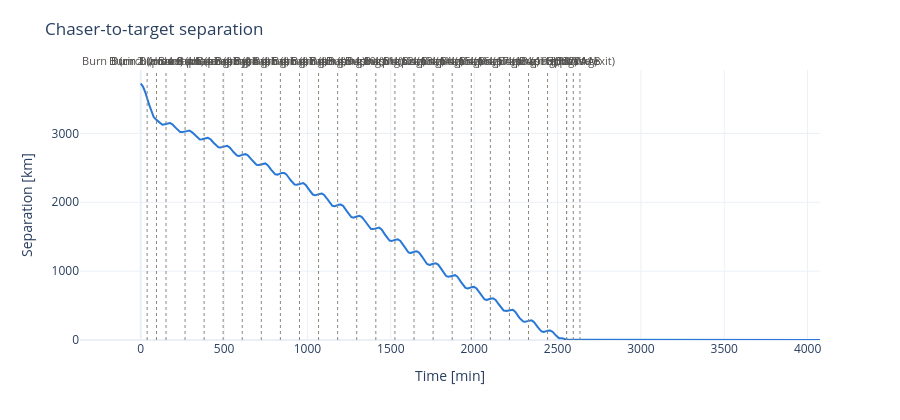

The notebook cell this image was saved under:
### Code cell
K_PHASE = 20
HCW_THRESH = 20 * KM_TO_M
DOCK_THRESH = 50  # m
T_RENDEZVOUS = 40 * MIN_TO_SEC

rpo_args = (CHASER_0, TARGET_0, MU_MARS, K_PHASE, HCW_THRESH, DOCK_THRESH, T_RENDEZVOUS)
# Pass 1: no bias, to measure the J2 differential nodal drift accumulated during phasing
tl_0, info_0 = run_rpo(*rpo_args, j2=J2, r_cb=R_MARS, raan_bias=0.0, verbose=True)

# Analytic estimate: phasing orbit sits higher, so its node regresses more slowly
drift_analytic = (
    raan_dot_j2(info_0["a_phase"], 0, info_0["i_target"])
    - raan_dot_j2(info_0["a_target"], 0, info_0["i_target"])
) * info_0["t_phase"]
print(
    f"RAAN drift during phasing: measured {info_0['draan'] * RAD_TO_DEG:.4f} deg, "
    f"analytic {drift_analytic * RAD_TO_DEG:.4f} deg\n"
)

# Pass 2: pre-bias Burn 1 by the measured drift
raan_bias = -info_0["draan"]
print(f"Re-running with RAAN bias {raan_bias * RAD_TO_DEG:.4f} deg")
tl, info = run_rpo(*rpo_args, j2=J2, r_cb=R_MARS, raan_bias=raan_bias, verbose=True)
n_hat = info["n_hat"]

print(f"\nJ2 bias saves {tl_0.dv_total - tl.dv_total:.3f} m/s")

ts_tl, rv_c_tl, rv_t_tl = tl.arrays()
fig_sep = plot_separation(ts_tl, rv_c_tl, rv_t_tl, tl.burn_events())

### Figure 1 — Plotly figure (JSON) as saved in the notebook; plotly's stock layout.template omitted (floating-point values rounded to 4 significant figures; data arrays with more than 128 entries replaced by an {"elided": "..."} marker saying what was removed)
{"data": [{"hovertemplate": "t = %{x:.1f} min<br>separation = %{y:.1f} km<extra></extra>", "line": {"color": "#2a78d6", "width": 2}, "mode": "lines", "type": "scatter", "x": {"elided": "26974 float values"}, "y": {"elided": "26974 float values"}}], "layout": {"annotations": [{"font": {"color": "#52514e", "size": 11}, "showarrow": false, "text": "Burn 1 (plane)", "x": 38.15, "xanchor": "center", "xref": "x", "y": 1, "yanchor": "bottom", "yref": "y domain"}, {"font": {"color": "#52514e", "size": 11}, "showarrow": false, "text": "Burn 2 (Hohmann)", "x": 94.18, "xanchor": "center", "xref": "x", "y": 1, "yanchor": "bottom", "yref": "y domain"}, {"font": {"color": "#52514e", "size": 11}, "showarrow": false, "text": "Burn 3 (circularize + phase entry)", "x": 151.3, "xanchor": "center", "xref": "x", "y": 1, "yanchor": "bottom", "yref": "y domain"}, {"font": {"color": "#52514e", "size": 11}, "showarrow": false, "text": "Burn 4.0 (phasing)", "x": 265.6, "xanchor": "center", "xref": "x", "y": 1, "yanchor": "bottom", "yref": "y domain"}, {"font": {"color": "#52514e", "size": 11}, "showarrow": false, "text": "Burn 4.1 (phasing)", "x": 379.9, "xanchor": "center", "xref": "x", "y": 1, "yanchor": "bottom", "yref": "y domain"}, {"font": {"color": "#52514e", "size": 11}, "showarrow": false, "text": "Burn 4.2 (phasing)", "x": 494.3, "xanchor": "center", "xref": "x", "y": 1, "yanchor": "bottom", "yref": "y domain"}, {"font": {"color": "#52514e", "size": 11}, "showarrow": false, "text": "Burn 4.3 (phasing)", "x": 608.6, "xanchor": "center", "xref": "x", "y": 1, "yanchor": "bottom", "yref": "y domain"}, {"font": {"color": "#52514e", "size": 11}, "showarrow": false, "text": "Burn 4.4 (phasing)", "x": 723.0, "xanchor": "center", "xref": "x", "y": 1, "yanchor": "bottom", "yref": "y domain"}, {"font": {"color": "#52514e", "size": 11}, "showarrow": false, "text": "Burn 4.5 (phasing)", "x": 837.5, "xanchor": "center", "xref": "x", "y": 1, "yanchor": "bottom", "yref": "y domain"}, {"font": {"color": "#52514e", "size": 11}, "showarrow": false, "text": "Burn 4.6 (phasing)", "x": 951.9, "xanchor": "center", "xref": "x", "y": 1, "yanchor": "bottom", "yref": "y domain"}, {"font": {"color": "#52514e", "size": 11}, "showarrow": false, "text": "Burn 4.7 (phasing)", "x": 1066.0, "xanchor": "center", "xref": "x", "y": 1, "yanchor": "bottom", "yref": "y domain"}, {"font": {"color": "#52514e", "size": 11}, "showarrow": false, "text": "Burn 4.8 (phasing)", "x": 1181.0, "xanchor": "center", "xref": "x", "y": 1, "yanchor": "bottom", "yref": "y domain"}, {"font": {"color": "#52514e", "size": 11}, "showarrow": false, "text": "Burn 4.9 (phasing)", "x": 1295.0, "xanchor": "center", "xref": "x", "y": 1, "yanchor": "bottom", "yref": "y domain"}, {"font": {"color": "#52514e", "size": 11}, "showarrow": false, "text": "Burn 4.10 (phasing)", "x": 1410.0, "xanchor": "center", "xref": "x", "y": 1, "yanchor": "bottom", "yref": "y domain"}, {"font": {"color": "#52514e", "size": 11}, "showarrow": false, "text": "Burn 4.11 (phasing)", "x": 1524.0, "xanchor": "center", "xref": "x", "y": 1, "yanchor": "bottom", "yref": "y domain"}, {"font": {"color": "#52514e", "size": 11}, "showarrow": false, "text": "Burn 4.12 (phasing)", "x": 1639.0, "xanchor": "center", "xref": "x", "y": 1, "yanchor": "bottom", "yref": "y domain"}, {"font": {"color": "#52514e", "size": 11}, "showarrow": false, "text": "Burn 4.13 (phasing)", "x": 1754.0, "xanchor": "center", "xref": "x", "y": 1, "yanchor": "bottom", "yref": "y domain"}, {"font": {"color": "#52514e", "size": 11}, "showarrow": false, "text": "Burn 4.14 (phasing)", "x": 1868.0, "xanchor": "center", "xref": "x", "y": 1, "yanchor": "bottom", "yref": "y domain"}, {"font": {"color": "#52514e", "size": 11}, "showarrow": false, "text": "Burn 4.15 (phasing)", "x": 1983.0, "xanchor": "center", "xref": "x", "y": 1, "yanchor": "bottom", "yref": "y domain"}, {"font": {"color": "#52514e", "size": 11}, "showarrow": false, "text": "Burn 4.16 (phasing)", "x": 2097.0, "xanchor": "center", "xref": "x", "y": 1, "yanchor": "bottom", "yref": "y domain"}, {"font": {"color": "#52514e", "size": 11}, "showarrow": false, "text": "Burn 4.17 (phasing)", "x": 2211.0, "xanchor": "center", "xref": "x", "y": 1, "yanchor": "bottom", "yref": "y domain"}, {"font": {"color": "#52514e", "size": 11}, "showarrow": false, "text": "Burn 4.18 (phasing)", "x": 2326.0, "xanchor": "center", "xref": "x", "y": 1, "yanchor": "bottom", "yref": "y domain"}, {"font": {"color": "#52514e", "size": 11}, "showarrow": false, "text": "Burn 4.19 (phasing)", "x": 2440.0, "xanchor": "center", "xref": "x", "y": 1, "yanchor": "bottom", "yref": "y domain"}, {"font": {"color": "#52514e", "size": 11}, "showarrow": false, "text": "Burn 5 (phase exit)", "x": 2554.0, "xanchor": "center", "xref": "x", "y": 1, "yanchor": "bottom", "yref": "y domain"}, {"font": {"color": "#52514e", "size": 11}, "showarrow": false, "text": "HCW 0A", "x": 2554.0, "xanchor": "center", "xref": "x", "y": 1, "yanchor": "bottom", "yref": "y domain"}, {"font": {"color": "#52514e", "size": 11}, "showarrow": false, "text": "HCW 1A", "x": 2594.0, "xanchor": "center", "xref": "x", "y": 1, "yanchor": "bottom", "yref": "y domain"}, {"font": {"color": "#52514e", "size": 11}, "showarrow": false, "text": "HCW 1B", "x": 2634.0, "xanchor": "center", "xref": "x", "y": 1, "yanchor": "bottom", "yref": "y domain"}], "height": 420, "margin": {"t": 70}, "shapes": [{"line": {"color": "#898781", "dash": "dot", "width": 1}, "type": "line", "x0": 38.15, "x1": 38.15, "xref": "x", "y0": 0, "y1": 1, "yref": "y domain"}, {"line": {"color": "#898781", "dash": "dot", "width": 1}, "type": "line", "x0": 94.18, "x1": 94.18, "xref": "x", "y0": 0, "y1": 1, "yref": "y domain"}, {"line": {"color": "#898781", "dash": "dot", "width": 1}, "type": "line", "x0": 151.3, "x1": 151.3, "xref": "x", "y0": 0, "y1": 1, "yref": "y domain"}, {"line": {"color": "#898781", "dash": "dot", "width": 1}, "type": "line", "x0": 265.6, "x1": 265.6, "xref": "x", "y0": 0, "y1": 1, "yref": "y domain"}, {"line": {"color": "#898781", "dash": "dot", "width": 1}, "type": "line", "x0": 379.9, "x1": 379.9, "xref": "x", "y0": 0, "y1": 1, "yref": "y domain"}, {"line": {"color": "#898781", "dash": "dot", "width": 1}, "type": "line", "x0": 494.3, "x1": 494.3, "xref": "x", "y0": 0, "y1": 1, "yref": "y domain"}, {"line": {"color": "#898781", "dash": "dot", "width": 1}, "type": "line", "x0": 608.6, "x1": 608.6, "xref": "x", "y0": 0, "y1": 1, "yref": "y domain"}, {"line": {"color": "#898781", "dash": "dot", "width": 1}, "type": "line", "x0": 723.0, "x1": 723.0, "xref": "x", "y0": 0, "y1": 1, "yref": "y domain"}, {"line": {"color": "#898781", "dash": "dot", "width": 1}, "type": "line", "x0": 837.5, "x1": 837.5, "xref": "x", "y0": 0, "y1": 1, "yref": "y domain"}, {"line": {"color": "#898781", "dash": "dot", "width": 1}, "type": "line", "x0": 951.9, "x1": 951.9, "xref": "x", "y0": 0, "y1": 1, "yref": "y domain"}, {"line": {"color": "#898781", "dash": "dot", "width": 1}, "type": "line", "x0": 1066.0, "x1": 1066.0, "xref": "x", "y0": 0, "y1": 1, "yref": "y domain"}, {"line": {"color": "#898781", "dash": "dot", "width": 1}, "type": "line", "x0": 1181.0, "x1": 1181.0, "xref": "x", "y0": 0, "y1": 1, "yref": "y domain"}, {"line": {"color": "#898781", "dash": "dot", "width": 1}, "type": "line", "x0": 1295.0, "x1": 1295.0, "xref": "x", "y0": 0, "y1": 1, "yref": "y domain"}, {"line": {"color": "#898781", "dash": "dot", "width": 1}, "type": "line", "x0": 1410.0, "x1": 1410.0, "xref": "x", "y0": 0, "y1": 1, "yref": "y domain"}, {"line": {"color": "#898781", "dash": "dot", "width": 1}, "type": "line", "x0": 1524.0, "x1": 1524.0, "xref": "x", "y0": 0, "y1": 1, "yref": "y domain"}, {"line": {"color": "#898781", "dash": "dot", "width": 1}, "type": "line", "x0": 1639.0, "x1": 1639.0, "xref": "x", "y0": 0, "y1": 1, "yref": "y domain"}, {"line": {"color": "#898781", "dash": "dot", "width": 1}, "type": "line", "x0": 1754.0, "x1": 1754.0, "xref": "x", "y0": 0, "y1": 1, "yref": "y domain"}, {"line": {"color": "#898781", "dash": "dot", "width": 1}, "type": "line", "x0": 1868.0, "x1": 1868.0, "xref": "x", "y0": 0, "y1": 1, "yref": "y domain"}, {"line": {"color": "#898781", "dash": "dot", "width": 1}, "type": "line", "x0": 1983.0, "x1": 1983.0, "xref": "x", "y0": 0, "y1": 1, "yref": "y domain"}, {"line": {"color": "#898781", "dash": "dot", "width": 1}, "type": "line", "x0": 2097.0, "x1": 2097.0, "xref": "x", "y0": 0, "y1": 1, "yref": "y domain"}, {"line": {"color": "#898781", "dash": "dot", "width": 1}, "type": "line", "x0": 2211.0, "x1": 2211.0, "xref": "x", "y0": 0, "y1": 1, "yref": "y domain"}, {"line": {"color": "#898781", "dash": "dot", "width": 1}, "type": "line", "x0": 2326.0, "x1": 2326.0, "xref": "x", "y0": 0, "y1": 1, "yref": "y domain"}, {"line": {"color": "#898781", "dash": "dot", "width": 1}, "type": "line", "x0": 2440.0, "x1": 2440.0, "xref": "x", "y0": 0, "y1": 1, "yref": "y domain"}, {"line": {"color": "#898781", "dash": "dot", "width": 1}, "type": "line", "x0": 2554.0, "x1": 2554.0, "xref": "x", "y0": 0, "y1": 1, "yref": "y domain"}, {"line": {"color": "#898781", "dash": "dot", "width": 1}, "type": "line", "x0": 2554.0, "x1": 2554.0, "xref": "x", "y0": 0, "y1": 1, "yref": "y domain"}, {"line": {"color": "#898781", "dash": "dot", "width": 1}, "type": "line", "x0": 2594.0, "x1": 2594.0, "xref": "x", "y0": 0, "y1": 1, "yref": "y domain"}, {"line": {"color": "#898781", "dash": "dot", "width": 1}, "type": "line", "x0": 2634.0, "x1": 2634.0, "xref": "x", "y0": 0, "y1": 1, "yref": "y domain"}], "showlegend": false, "title": {"text": "Chaser-to-target separation"}, "xaxis": {"autorange": true, "title": {"text": "Time [min]"}}, "yaxis": {"autorange": true, "rangemode": "tozero", "title": {"text": "Separation [km]"}}}}
